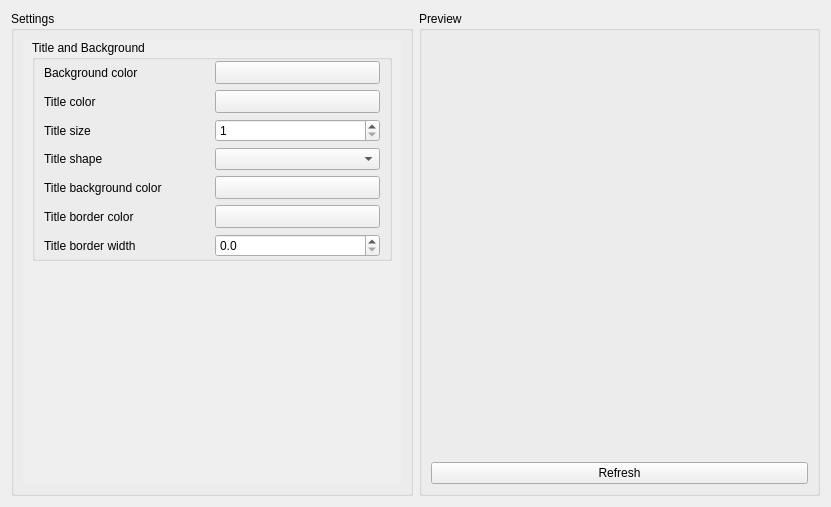
<?xml version="1.0" encoding="UTF-8"?>
<ui version="4.0">
 <class>SpenatEditorBackgroundSettings</class>
 <widget class="QWidget" name="SpenatEditorBackgroundSettings">
  <property name="geometry">
   <rect>
    <x>0</x>
    <y>0</y>
    <width>831</width>
    <height>507</height>
   </rect>
  </property>
  <layout class="QHBoxLayout" name="horizontalLayout">
   <item>
    <widget class="QGroupBox" name="Settings">
     <property name="title">
      <string>Settings</string>
     </property>
     <layout class="QVBoxLayout" name="verticalLayout">
      <item>
       <widget class="QScrollArea" name="scrollArea">
        <property name="sizePolicy">
         <sizepolicy hsizetype="Ignored" vsizetype="Expanding">
          <horstretch>0</horstretch>
          <verstretch>0</verstretch>
         </sizepolicy>
        </property>
        <property name="styleSheet">
         <string notr="true">QScrollArea { background: transparent; }
QScrollArea &gt; QWidget &gt; QWidget { background: transparent; }</string>
        </property>
        <property name="frameShape">
         <enum>QFrame::NoFrame</enum>
        </property>
        <property name="frameShadow">
         <enum>QFrame::Plain</enum>
        </property>
        <property name="lineWidth">
         <number>0</number>
        </property>
        <property name="widgetResizable">
         <bool>true</bool>
        </property>
        <widget class="QWidget" name="scrollAreaWidgetContents">
         <property name="geometry">
          <rect>
           <x>0</x>
           <y>0</y>
           <width>380</width>
           <height>445</height>
          </rect>
         </property>
         <layout class="QVBoxLayout" name="verticalLayout_3">
          <property name="spacing">
           <number>0</number>
          </property>
          <property name="topMargin">
           <number>0</number>
          </property>
          <property name="rightMargin">
           <number>9</number>
          </property>
          <property name="bottomMargin">
           <number>0</number>
          </property>
          <item>
           <widget class="QGroupBox" name="TitleandBackground">
            <property name="title">
             <string>Title and Background</string>
            </property>
            <layout class="QGridLayout" name="gridLayout">
             <property name="topMargin">
              <number>1</number>
             </property>
             <property name="bottomMargin">
              <number>1</number>
             </property>
             <item row="0" column="0">
              <widget class="QLabel" name="BackgroundColorLabel">
               <property name="text">
                <string>Background color</string>
               </property>
              </widget>
             </item>
             <item row="0" column="1">
              <widget class="Utils::QtColorButton" name="BackgroundColor">
               <property name="sizePolicy">
                <sizepolicy hsizetype="Ignored" vsizetype="Minimum">
                 <horstretch>0</horstretch>
                 <verstretch>0</verstretch>
                </sizepolicy>
               </property>
               <property name="text">
                <string/>
               </property>
              </widget>
             </item>
             <item row="1" column="0">
              <widget class="QLabel" name="TitleColorLabel">
               <property name="text">
                <string>Title color</string>
               </property>
              </widget>
             </item>
             <item row="1" column="1">
              <widget class="Utils::QtColorButton" name="TitleColor">
               <property name="sizePolicy">
                <sizepolicy hsizetype="Ignored" vsizetype="Fixed">
                 <horstretch>0</horstretch>
                 <verstretch>0</verstretch>
                </sizepolicy>
               </property>
               <property name="text">
                <string/>
               </property>
              </widget>
             </item>
             <item row="2" column="0">
              <widget class="QLabel" name="TitleSizeLabel">
               <property name="text">
                <string>Title size</string>
               </property>
              </widget>
             </item>
             <item row="2" column="1">
              <widget class="QSpinBox" name="TitleSize">
               <property name="minimum">
                <number>1</number>
               </property>
              </widget>
             </item>
             <item row="3" column="0">
              <widget class="QLabel" name="TitleShapeLabel">
               <property name="text">
                <string>Title shape</string>
               </property>
              </widget>
             </item>
             <item row="3" column="1">
              <widget class="QComboBox" name="TitleShape"/>
             </item>
             <item row="4" column="0">
              <widget class="QLabel" name="TitleBackgroundColorLabel">
               <property name="text">
                <string>Title background color</string>
               </property>
              </widget>
             </item>
             <item row="4" column="1">
              <widget class="Utils::QtColorButton" name="TitleBackgroundColor">
               <property name="sizePolicy">
                <sizepolicy hsizetype="Ignored" vsizetype="Fixed">
                 <horstretch>0</horstretch>
                 <verstretch>0</verstretch>
                </sizepolicy>
               </property>
               <property name="text">
                <string/>
               </property>
              </widget>
             </item>
             <item row="5" column="0">
              <widget class="QLabel" name="TitleBorderColorLabel">
               <property name="text">
                <string>Title border color</string>
               </property>
              </widget>
             </item>
             <item row="5" column="1">
              <widget class="Utils::QtColorButton" name="TitleBorderColor">
               <property name="sizePolicy">
                <sizepolicy hsizetype="Ignored" vsizetype="Fixed">
                 <horstretch>0</horstretch>
                 <verstretch>0</verstretch>
                </sizepolicy>
               </property>
               <property name="text">
                <string/>
               </property>
              </widget>
             </item>
             <item row="6" column="0">
              <widget class="QLabel" name="TitleBorderWidthLabel">
               <property name="text">
                <string>Title border width</string>
               </property>
              </widget>
             </item>
             <item row="6" column="1">
              <widget class="QDoubleSpinBox" name="TitleBorderWidth">
               <property name="decimals">
                <number>1</number>
               </property>
               <property name="maximum">
                <double>10.000000000000000</double>
               </property>
               <property name="singleStep">
                <double>0.500000000000000</double>
               </property>
              </widget>
             </item>
            </layout>
           </widget>
          </item>
          <item>
           <spacer name="verticalSpacer">
            <property name="orientation">
             <enum>Qt::Vertical</enum>
            </property>
            <property name="sizeHint" stdset="0">
             <size>
              <width>20</width>
              <height>40</height>
             </size>
            </property>
           </spacer>
          </item>
         </layout>
        </widget>
       </widget>
      </item>
     </layout>
    </widget>
   </item>
   <item>
    <widget class="QGroupBox" name="Preview">
     <property name="title">
      <string>Preview</string>
     </property>
     <layout class="QVBoxLayout" name="verticalLayout_2">
      <item>
       <widget class="QWidget" name="PreviewWidget" native="true"/>
      </item>
      <item>
       <widget class="QPushButton" name="refresh">
        <property name="text">
         <string>Refresh</string>
        </property>
       </widget>
      </item>
     </layout>
    </widget>
   </item>
  </layout>
 </widget>
 <customwidgets>
  <customwidget>
   <class>Utils::QtColorButton</class>
   <extends>QToolButton</extends>
   <header location="global">utils/qtcolorbutton.h</header>
  </customwidget>
 </customwidgets>
 <resources/>
 <connections/>
</ui>
